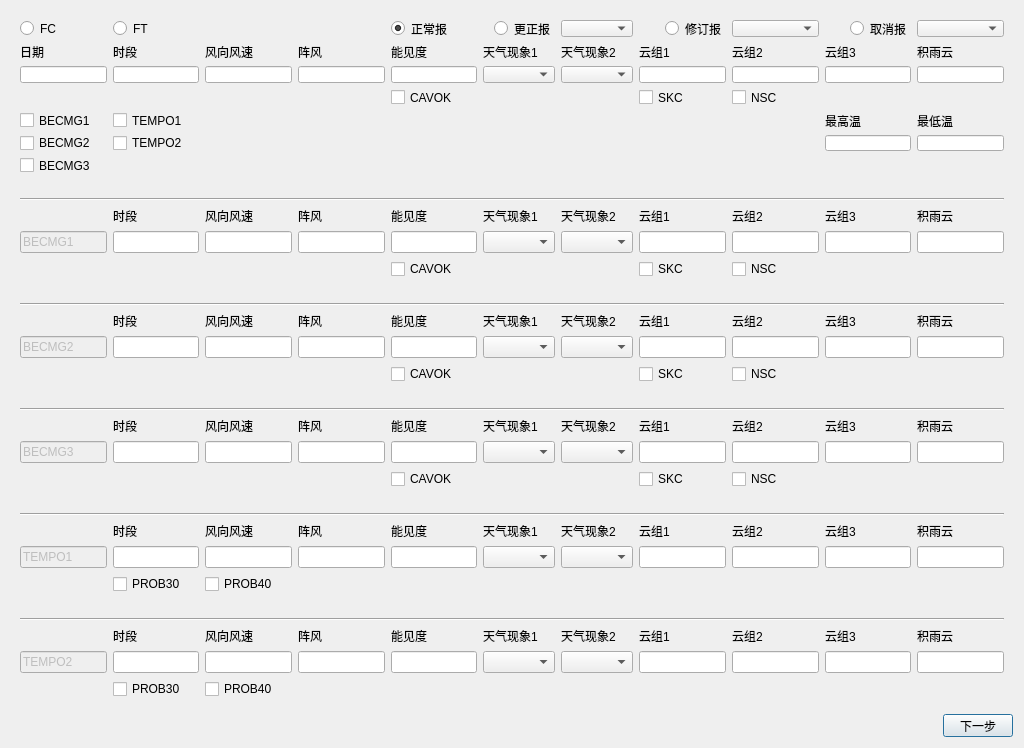
<?xml version="1.0" encoding="UTF-8"?>
<ui version="4.0">
 <class>TAF</class>
 <widget class="QDialog" name="TAF">
  <property name="geometry">
   <rect>
    <x>0</x>
    <y>0</y>
    <width>1024</width>
    <height>665</height>
   </rect>
  </property>
  <property name="maximumSize">
   <size>
    <width>1024</width>
    <height>16777215</height>
   </size>
  </property>
  <property name="windowTitle">
   <string>Dialog</string>
  </property>
  <layout class="QVBoxLayout" name="verticalLayout">
   <property name="sizeConstraint">
    <enum>QLayout::SetMinAndMaxSize</enum>
   </property>
   <item>
    <widget class="QFrame" name="main_frame">
     <property name="maximumSize">
      <size>
       <width>16777215</width>
       <height>172</height>
      </size>
     </property>
     <layout class="QVBoxLayout" name="main">
      <property name="sizeConstraint">
       <enum>QLayout::SetDefaultConstraint</enum>
      </property>
      <item>
       <layout class="QGridLayout" name="main_layout">
        <item row="5" column="1">
         <widget class="QCheckBox" name="tempo1_checkbox">
          <property name="text">
           <string>TEMPO1</string>
          </property>
         </widget>
        </item>
        <item row="6" column="0">
         <widget class="QCheckBox" name="becmg2_checkbox">
          <property name="text">
           <string>BECMG2</string>
          </property>
         </widget>
        </item>
        <item row="2" column="7">
         <widget class="QLabel" name="taf_cloud1_label">
          <property name="text">
           <string>云组1</string>
          </property>
         </widget>
        </item>
        <item row="2" column="8">
         <widget class="QLabel" name="taf_cloud2_label">
          <property name="text">
           <string>云组2</string>
          </property>
         </widget>
        </item>
        <item row="3" column="8">
         <widget class="QLineEdit" name="taf_cloud2"/>
        </item>
        <item row="3" column="3">
         <widget class="QLineEdit" name="taf_gust"/>
        </item>
        <item row="4" column="7">
         <widget class="QCheckBox" name="taf_skc">
          <property name="text">
           <string>SKC</string>
          </property>
         </widget>
        </item>
        <item row="4" column="8">
         <widget class="QCheckBox" name="taf_nsc">
          <property name="text">
           <string>NSC</string>
          </property>
         </widget>
        </item>
        <item row="2" column="9">
         <widget class="QLabel" name="taf_cloud3_label">
          <property name="text">
           <string>云组3</string>
          </property>
         </widget>
        </item>
        <item row="3" column="5">
         <widget class="QComboBox" name="taf_weather1_combobox"/>
        </item>
        <item row="3" column="6">
         <widget class="QComboBox" name="taf_weather2_combobox"/>
        </item>
        <item row="3" column="4">
         <widget class="QLineEdit" name="taf_vis"/>
        </item>
        <item row="6" column="10">
         <widget class="QLineEdit" name="taf_temp_min"/>
        </item>
        <item row="0" column="8">
         <widget class="QComboBox" name="cls_amd_combobox"/>
        </item>
        <item row="0" column="6">
         <widget class="QComboBox" name="cls_cor_combobox"/>
        </item>
        <item row="0" column="9" alignment="Qt::AlignRight">
         <widget class="QRadioButton" name="cls_cnl">
          <property name="text">
           <string>取消报</string>
          </property>
         </widget>
        </item>
        <item row="0" column="4">
         <widget class="QRadioButton" name="cls_normal">
          <property name="text">
           <string>正常报</string>
          </property>
          <property name="checked">
           <bool>true</bool>
          </property>
         </widget>
        </item>
        <item row="5" column="10">
         <widget class="QLabel" name="taf_temp_min_label">
          <property name="text">
           <string>最低温</string>
          </property>
         </widget>
        </item>
        <item row="0" column="10">
         <widget class="QComboBox" name="cls_cnl_combobox"/>
        </item>
        <item row="6" column="1">
         <widget class="QCheckBox" name="tempo2_checkbox">
          <property name="text">
           <string>TEMPO2</string>
          </property>
         </widget>
        </item>
        <item row="2" column="0">
         <widget class="QLabel" name="taf_date_label">
          <property name="text">
           <string>日期</string>
          </property>
         </widget>
        </item>
        <item row="2" column="3">
         <widget class="QLabel" name="taf_gust_label">
          <property name="text">
           <string>阵风</string>
          </property>
         </widget>
        </item>
        <item row="3" column="1">
         <widget class="QLineEdit" name="period_line"/>
        </item>
        <item row="2" column="2">
         <widget class="QLabel" name="taf_wind_label">
          <property name="text">
           <string>风向风速</string>
          </property>
         </widget>
        </item>
        <item row="2" column="1">
         <widget class="QLabel" name="period_label">
          <property name="text">
           <string>时段</string>
          </property>
         </widget>
        </item>
        <item row="3" column="10">
         <widget class="QLineEdit" name="taf_cb"/>
        </item>
        <item row="2" column="10">
         <widget class="QLabel" name="taf_cb_label">
          <property name="text">
           <string>积雨云</string>
          </property>
         </widget>
        </item>
        <item row="5" column="0">
         <widget class="QCheckBox" name="becmg1_checkbox">
          <property name="text">
           <string>BECMG1</string>
          </property>
         </widget>
        </item>
        <item row="0" column="1">
         <widget class="QRadioButton" name="type_ft">
          <property name="text">
           <string>FT</string>
          </property>
         </widget>
        </item>
        <item row="8" column="0">
         <widget class="QCheckBox" name="becmg3_checkbox">
          <property name="text">
           <string>BECMG3</string>
          </property>
         </widget>
        </item>
        <item row="0" column="7" alignment="Qt::AlignRight">
         <widget class="QRadioButton" name="cls_amd">
          <property name="text">
           <string>修订报</string>
          </property>
         </widget>
        </item>
        <item row="3" column="9">
         <widget class="QLineEdit" name="taf_cloud3"/>
        </item>
        <item row="0" column="5" alignment="Qt::AlignRight">
         <widget class="QRadioButton" name="cls_cor">
          <property name="text">
           <string>更正报</string>
          </property>
         </widget>
        </item>
        <item row="0" column="0">
         <widget class="QRadioButton" name="type_fc">
          <property name="text">
           <string>FC</string>
          </property>
         </widget>
        </item>
        <item row="2" column="4">
         <widget class="QLabel" name="taf_vis_label">
          <property name="text">
           <string>能见度</string>
          </property>
         </widget>
        </item>
        <item row="3" column="0">
         <widget class="QLineEdit" name="taf_date"/>
        </item>
        <item row="0" column="2" colspan="2">
         <spacer name="horizontalSpacer">
          <property name="orientation">
           <enum>Qt::Horizontal</enum>
          </property>
          <property name="sizeHint" stdset="0">
           <size>
            <width>40</width>
            <height>20</height>
           </size>
          </property>
         </spacer>
        </item>
        <item row="2" column="5">
         <widget class="QLabel" name="taf_weather1_label">
          <property name="text">
           <string>天气现象1</string>
          </property>
         </widget>
        </item>
        <item row="6" column="9">
         <widget class="QLineEdit" name="taf_temp_max"/>
        </item>
        <item row="2" column="6">
         <widget class="QLabel" name="taf_weather2_label">
          <property name="text">
           <string>天气现象2</string>
          </property>
         </widget>
        </item>
        <item row="3" column="2">
         <widget class="QLineEdit" name="taf_wind"/>
        </item>
        <item row="4" column="4">
         <widget class="QCheckBox" name="taf_cavok">
          <property name="text">
           <string>CAVOK</string>
          </property>
         </widget>
        </item>
        <item row="5" column="9">
         <widget class="QLabel" name="taf_temp_max_label">
          <property name="text">
           <string>最高温</string>
          </property>
         </widget>
        </item>
        <item row="3" column="7">
         <widget class="QLineEdit" name="taf_cloud1"/>
        </item>
       </layout>
      </item>
     </layout>
    </widget>
   </item>
   <item>
    <widget class="QFrame" name="becmg1_frame">
     <layout class="QVBoxLayout" name="becmg1">
      <item>
       <layout class="QGridLayout" name="becmg1_layout">
        <item row="3" column="13">
         <widget class="QLineEdit" name="becmg1_cb"/>
        </item>
        <item row="1" column="11">
         <widget class="QLabel" name="becmg1_cloud2_label">
          <property name="text">
           <string>云组2</string>
          </property>
         </widget>
        </item>
        <item row="1" column="12">
         <widget class="QLabel" name="becmg1_cloud3_label">
          <property name="text">
           <string>云组3</string>
          </property>
         </widget>
        </item>
        <item row="1" column="5">
         <widget class="QLabel" name="becmg1_wind_label">
          <property name="text">
           <string>风向风速</string>
          </property>
         </widget>
        </item>
        <item row="3" column="4">
         <widget class="QLineEdit" name="becmg1_period"/>
        </item>
        <item row="1" column="6">
         <widget class="QLabel" name="becmg1_gust_label">
          <property name="text">
           <string>阵风</string>
          </property>
         </widget>
        </item>
        <item row="1" column="4">
         <widget class="QLabel" name="becmg1_period_label">
          <property name="text">
           <string>时段</string>
          </property>
         </widget>
        </item>
        <item row="1" column="7">
         <widget class="QLabel" name="becmg1_vis_label">
          <property name="text">
           <string>能见度</string>
          </property>
         </widget>
        </item>
        <item row="1" column="9">
         <widget class="QLabel" name="becmg1_weather2_label">
          <property name="text">
           <string>天气现象2</string>
          </property>
         </widget>
        </item>
        <item row="3" column="10">
         <widget class="QLineEdit" name="becmg1_cloud1"/>
        </item>
        <item row="3" column="7">
         <widget class="QLineEdit" name="becmg1_vis"/>
        </item>
        <item row="3" column="5">
         <widget class="QLineEdit" name="becmg1_wind"/>
        </item>
        <item row="3" column="3">
         <widget class="QLineEdit" name="becmg1_title">
          <property name="enabled">
           <bool>false</bool>
          </property>
          <property name="text">
           <string>BECMG1</string>
          </property>
         </widget>
        </item>
        <item row="3" column="8">
         <widget class="QComboBox" name="becmg1_weather1"/>
        </item>
        <item row="0" column="3" colspan="11">
         <widget class="Line" name="becmg1_line">
          <property name="orientation">
           <enum>Qt::Horizontal</enum>
          </property>
         </widget>
        </item>
        <item row="3" column="9">
         <widget class="QComboBox" name="becmg1_weather2"/>
        </item>
        <item row="1" column="8">
         <widget class="QLabel" name="becmg1_weather1_label">
          <property name="text">
           <string>天气现象1</string>
          </property>
         </widget>
        </item>
        <item row="1" column="13">
         <widget class="QLabel" name="becmg1_cb_label">
          <property name="text">
           <string>积雨云</string>
          </property>
         </widget>
        </item>
        <item row="3" column="6">
         <widget class="QLineEdit" name="becmg1_gust"/>
        </item>
        <item row="3" column="11">
         <widget class="QLineEdit" name="becmg1_cloud2"/>
        </item>
        <item row="3" column="12">
         <widget class="QLineEdit" name="becmg1_cloud3"/>
        </item>
        <item row="1" column="10">
         <widget class="QLabel" name="becmg1_cloud1_label">
          <property name="text">
           <string>云组1</string>
          </property>
         </widget>
        </item>
        <item row="4" column="7">
         <widget class="QCheckBox" name="becmg1_cavok">
          <property name="text">
           <string>CAVOK</string>
          </property>
         </widget>
        </item>
        <item row="4" column="10">
         <widget class="QCheckBox" name="becmg1_skc">
          <property name="text">
           <string>SKC</string>
          </property>
         </widget>
        </item>
        <item row="4" column="11">
         <widget class="QCheckBox" name="becmg1_nsc">
          <property name="text">
           <string>NSC</string>
          </property>
         </widget>
        </item>
       </layout>
      </item>
     </layout>
    </widget>
   </item>
   <item>
    <widget class="QFrame" name="becmg2_frame">
     <layout class="QVBoxLayout" name="becmg2">
      <item>
       <layout class="QGridLayout" name="becmg2_layout">
        <item row="3" column="6">
         <widget class="QLineEdit" name="becmg2_gust"/>
        </item>
        <item row="1" column="13">
         <widget class="QLabel" name="becmg2_cb_label">
          <property name="text">
           <string>积雨云</string>
          </property>
         </widget>
        </item>
        <item row="3" column="11">
         <widget class="QLineEdit" name="becmg2_cloud2"/>
        </item>
        <item row="3" column="12">
         <widget class="QLineEdit" name="becmg2_cloud3"/>
        </item>
        <item row="1" column="5">
         <widget class="QLabel" name="becmg2_wind_label">
          <property name="text">
           <string>风向风速</string>
          </property>
         </widget>
        </item>
        <item row="1" column="10">
         <widget class="QLabel" name="becmg2_cloud1_label">
          <property name="text">
           <string>云组1</string>
          </property>
         </widget>
        </item>
        <item row="1" column="12">
         <widget class="QLabel" name="becmg2_cloud3_label">
          <property name="text">
           <string>云组3</string>
          </property>
         </widget>
        </item>
        <item row="1" column="11">
         <widget class="QLabel" name="becmg2_cloud2_label">
          <property name="text">
           <string>云组2</string>
          </property>
         </widget>
        </item>
        <item row="3" column="13">
         <widget class="QLineEdit" name="becmg2_cb"/>
        </item>
        <item row="1" column="6">
         <widget class="QLabel" name="becmg2_gust_label">
          <property name="text">
           <string>阵风</string>
          </property>
         </widget>
        </item>
        <item row="1" column="4">
         <widget class="QLabel" name="becmg2_period_label">
          <property name="text">
           <string>时段</string>
          </property>
         </widget>
        </item>
        <item row="3" column="4">
         <widget class="QLineEdit" name="becmg2_period"/>
        </item>
        <item row="3" column="7">
         <widget class="QLineEdit" name="becmg2_vis"/>
        </item>
        <item row="3" column="5">
         <widget class="QLineEdit" name="becmg2_wind"/>
        </item>
        <item row="3" column="10">
         <widget class="QLineEdit" name="becmg2_cloud1"/>
        </item>
        <item row="1" column="7">
         <widget class="QLabel" name="becmg2_vis_label">
          <property name="text">
           <string>能见度</string>
          </property>
         </widget>
        </item>
        <item row="1" column="9">
         <widget class="QLabel" name="becmg2_weather2_label">
          <property name="text">
           <string>天气现象2</string>
          </property>
         </widget>
        </item>
        <item row="1" column="8">
         <widget class="QLabel" name="becmg2_weather1_label">
          <property name="text">
           <string>天气现象1</string>
          </property>
         </widget>
        </item>
        <item row="3" column="9">
         <widget class="QComboBox" name="becmg2_weather2"/>
        </item>
        <item row="0" column="3" colspan="11">
         <widget class="Line" name="becmg2_line">
          <property name="orientation">
           <enum>Qt::Horizontal</enum>
          </property>
         </widget>
        </item>
        <item row="3" column="3">
         <widget class="QLineEdit" name="becmg2_title">
          <property name="enabled">
           <bool>false</bool>
          </property>
          <property name="text">
           <string>BECMG2</string>
          </property>
         </widget>
        </item>
        <item row="3" column="8">
         <widget class="QComboBox" name="becmg2_weather1"/>
        </item>
        <item row="4" column="7">
         <widget class="QCheckBox" name="becmg2_cavok">
          <property name="text">
           <string>CAVOK</string>
          </property>
         </widget>
        </item>
        <item row="4" column="10">
         <widget class="QCheckBox" name="becmg2_skc">
          <property name="text">
           <string>SKC</string>
          </property>
         </widget>
        </item>
        <item row="4" column="11">
         <widget class="QCheckBox" name="becmg2_nsc">
          <property name="text">
           <string>NSC</string>
          </property>
         </widget>
        </item>
       </layout>
      </item>
     </layout>
    </widget>
   </item>
   <item>
    <widget class="QFrame" name="becmg3_frame">
     <layout class="QVBoxLayout" name="becmg3">
      <item>
       <layout class="QGridLayout" name="becmg3_layout">
        <item row="1" column="13">
         <widget class="QLabel" name="becmg3_cb_label">
          <property name="text">
           <string>积雨云</string>
          </property>
         </widget>
        </item>
        <item row="3" column="12">
         <widget class="QLineEdit" name="becmg3_cloud3"/>
        </item>
        <item row="3" column="6">
         <widget class="QLineEdit" name="becmg3_gust"/>
        </item>
        <item row="1" column="10">
         <widget class="QLabel" name="becmg3_cloud1_label">
          <property name="text">
           <string>云组1</string>
          </property>
         </widget>
        </item>
        <item row="1" column="12">
         <widget class="QLabel" name="becmg3_cloud3_label">
          <property name="text">
           <string>云组3</string>
          </property>
         </widget>
        </item>
        <item row="3" column="11">
         <widget class="QLineEdit" name="becmg3_cloud2"/>
        </item>
        <item row="1" column="5">
         <widget class="QLabel" name="becmg3_wind_label">
          <property name="text">
           <string>风向风速</string>
          </property>
         </widget>
        </item>
        <item row="1" column="11">
         <widget class="QLabel" name="becmg3_cloud2_label">
          <property name="text">
           <string>云组2</string>
          </property>
         </widget>
        </item>
        <item row="3" column="13">
         <widget class="QLineEdit" name="becmg3_cb"/>
        </item>
        <item row="3" column="4">
         <widget class="QLineEdit" name="becmg3_period"/>
        </item>
        <item row="1" column="6">
         <widget class="QLabel" name="becmg3_gust_label">
          <property name="text">
           <string>阵风</string>
          </property>
         </widget>
        </item>
        <item row="1" column="4">
         <widget class="QLabel" name="becmg3_period_label">
          <property name="text">
           <string>时段</string>
          </property>
         </widget>
        </item>
        <item row="1" column="7">
         <widget class="QLabel" name="becmg3_vis_label">
          <property name="text">
           <string>能见度</string>
          </property>
         </widget>
        </item>
        <item row="1" column="9">
         <widget class="QLabel" name="becmg3_weather2_label">
          <property name="text">
           <string>天气现象2</string>
          </property>
         </widget>
        </item>
        <item row="3" column="5">
         <widget class="QLineEdit" name="becmg3_wind"/>
        </item>
        <item row="3" column="10">
         <widget class="QLineEdit" name="becmg3_cloud1"/>
        </item>
        <item row="3" column="7">
         <widget class="QLineEdit" name="becmg3_vis"/>
        </item>
        <item row="3" column="8">
         <widget class="QComboBox" name="becmg3_weather1"/>
        </item>
        <item row="3" column="3">
         <widget class="QLineEdit" name="becmg3_title">
          <property name="enabled">
           <bool>false</bool>
          </property>
          <property name="text">
           <string>BECMG3</string>
          </property>
         </widget>
        </item>
        <item row="3" column="9">
         <widget class="QComboBox" name="becmg3_weather2"/>
        </item>
        <item row="0" column="3" colspan="11">
         <widget class="Line" name="becmg3_line">
          <property name="orientation">
           <enum>Qt::Horizontal</enum>
          </property>
         </widget>
        </item>
        <item row="1" column="8">
         <widget class="QLabel" name="becmg3_weather1_label">
          <property name="text">
           <string>天气现象1</string>
          </property>
         </widget>
        </item>
        <item row="4" column="7">
         <widget class="QCheckBox" name="becmg3_cavok">
          <property name="text">
           <string>CAVOK</string>
          </property>
         </widget>
        </item>
        <item row="4" column="10">
         <widget class="QCheckBox" name="becmg3_skc">
          <property name="text">
           <string>SKC</string>
          </property>
         </widget>
        </item>
        <item row="4" column="11">
         <widget class="QCheckBox" name="becmg3_nsc">
          <property name="text">
           <string>NSC</string>
          </property>
         </widget>
        </item>
       </layout>
      </item>
     </layout>
    </widget>
   </item>
   <item>
    <widget class="QFrame" name="tempo1_frame">
     <layout class="QVBoxLayout" name="tempo1">
      <item>
       <layout class="QGridLayout" name="tempo1_layout">
        <item row="1" column="12">
         <widget class="QLabel" name="tempo1_cloud3_label">
          <property name="text">
           <string>云组3</string>
          </property>
         </widget>
        </item>
        <item row="1" column="11">
         <widget class="QLabel" name="tempo1_cloud2_label">
          <property name="text">
           <string>云组2</string>
          </property>
         </widget>
        </item>
        <item row="1" column="5">
         <widget class="QLabel" name="tempo1_wind_label">
          <property name="text">
           <string>风向风速</string>
          </property>
         </widget>
        </item>
        <item row="3" column="13">
         <widget class="QLineEdit" name="tempo1_cb"/>
        </item>
        <item row="1" column="4">
         <widget class="QLabel" name="tempo1_period_label">
          <property name="text">
           <string>时段</string>
          </property>
         </widget>
        </item>
        <item row="3" column="4">
         <widget class="QLineEdit" name="tempo1_period"/>
        </item>
        <item row="1" column="6">
         <widget class="QLabel" name="tempo1_gust_label">
          <property name="text">
           <string>阵风</string>
          </property>
         </widget>
        </item>
        <item row="1" column="7">
         <widget class="QLabel" name="tempo1_vis_label">
          <property name="text">
           <string>能见度</string>
          </property>
         </widget>
        </item>
        <item row="3" column="5">
         <widget class="QLineEdit" name="tempo1_wind"/>
        </item>
        <item row="1" column="9">
         <widget class="QLabel" name="tempo1_weather2_label">
          <property name="text">
           <string>天气现象2</string>
          </property>
         </widget>
        </item>
        <item row="3" column="10">
         <widget class="QLineEdit" name="tempo1_cloud1"/>
        </item>
        <item row="3" column="9">
         <widget class="QComboBox" name="tempo1_weather2"/>
        </item>
        <item row="3" column="7">
         <widget class="QLineEdit" name="tempo1_vis"/>
        </item>
        <item row="3" column="8">
         <widget class="QComboBox" name="tempo1_weather1"/>
        </item>
        <item row="3" column="3">
         <widget class="QLineEdit" name="tempo1_title">
          <property name="enabled">
           <bool>false</bool>
          </property>
          <property name="text">
           <string>TEMPO1</string>
          </property>
         </widget>
        </item>
        <item row="1" column="8">
         <widget class="QLabel" name="tempo1_weather1_label">
          <property name="text">
           <string>天气现象1</string>
          </property>
         </widget>
        </item>
        <item row="0" column="3" colspan="11">
         <widget class="Line" name="tempo1_line">
          <property name="orientation">
           <enum>Qt::Horizontal</enum>
          </property>
         </widget>
        </item>
        <item row="3" column="6">
         <widget class="QLineEdit" name="tempo1_gust"/>
        </item>
        <item row="1" column="10">
         <widget class="QLabel" name="tempo1_cloud1_label">
          <property name="text">
           <string>云组1</string>
          </property>
         </widget>
        </item>
        <item row="1" column="13">
         <widget class="QLabel" name="tempo1_cb_label">
          <property name="text">
           <string>积雨云</string>
          </property>
         </widget>
        </item>
        <item row="3" column="11">
         <widget class="QLineEdit" name="tempo1_cloud2"/>
        </item>
        <item row="3" column="12">
         <widget class="QLineEdit" name="tempo1_cloud3"/>
        </item>
        <item row="4" column="4">
         <widget class="QCheckBox" name="tempo1_prob30">
          <property name="text">
           <string>PROB30</string>
          </property>
         </widget>
        </item>
        <item row="4" column="5">
         <widget class="QCheckBox" name="tempo1_prob40">
          <property name="text">
           <string>PROB40</string>
          </property>
         </widget>
        </item>
       </layout>
      </item>
     </layout>
    </widget>
   </item>
   <item>
    <widget class="QFrame" name="tempo2_frame">
     <layout class="QVBoxLayout" name="tempo2">
      <item>
       <layout class="QGridLayout" name="tempo2_layout">
        <item row="1" column="12">
         <widget class="QLabel" name="tempo2_cloud3_label">
          <property name="text">
           <string>云组3</string>
          </property>
         </widget>
        </item>
        <item row="1" column="11">
         <widget class="QLabel" name="tempo2_cloud2_label">
          <property name="text">
           <string>云组2</string>
          </property>
         </widget>
        </item>
        <item row="1" column="5">
         <widget class="QLabel" name="tempo2_wind_label">
          <property name="text">
           <string>风向风速</string>
          </property>
         </widget>
        </item>
        <item row="3" column="13">
         <widget class="QLineEdit" name="tempo2_cb"/>
        </item>
        <item row="1" column="4">
         <widget class="QLabel" name="tempo2_period_label">
          <property name="text">
           <string>时段</string>
          </property>
         </widget>
        </item>
        <item row="3" column="4">
         <widget class="QLineEdit" name="tempo2_period"/>
        </item>
        <item row="1" column="6">
         <widget class="QLabel" name="tempo2_gust_label">
          <property name="text">
           <string>阵风</string>
          </property>
         </widget>
        </item>
        <item row="1" column="7">
         <widget class="QLabel" name="tempo2_vis_label">
          <property name="text">
           <string>能见度</string>
          </property>
         </widget>
        </item>
        <item row="3" column="5">
         <widget class="QLineEdit" name="tempo2_wind"/>
        </item>
        <item row="1" column="9">
         <widget class="QLabel" name="tempo2_weather2_label">
          <property name="text">
           <string>天气现象2</string>
          </property>
         </widget>
        </item>
        <item row="3" column="10">
         <widget class="QLineEdit" name="tempo2_cloud1"/>
        </item>
        <item row="3" column="9">
         <widget class="QComboBox" name="tempo2_weather2"/>
        </item>
        <item row="3" column="7">
         <widget class="QLineEdit" name="tempo2_vis"/>
        </item>
        <item row="3" column="8">
         <widget class="QComboBox" name="tempo2_weather1"/>
        </item>
        <item row="3" column="3">
         <widget class="QLineEdit" name="tempo2_title">
          <property name="enabled">
           <bool>false</bool>
          </property>
          <property name="text">
           <string>TEMPO2</string>
          </property>
         </widget>
        </item>
        <item row="1" column="8">
         <widget class="QLabel" name="tempo2_weather1_label">
          <property name="text">
           <string>天气现象1</string>
          </property>
         </widget>
        </item>
        <item row="0" column="3" colspan="11">
         <widget class="Line" name="tempo2_line">
          <property name="orientation">
           <enum>Qt::Horizontal</enum>
          </property>
         </widget>
        </item>
        <item row="3" column="6">
         <widget class="QLineEdit" name="tempo2_gust"/>
        </item>
        <item row="1" column="10">
         <widget class="QLabel" name="tempo2_cloud1_label">
          <property name="text">
           <string>云组1</string>
          </property>
         </widget>
        </item>
        <item row="1" column="13">
         <widget class="QLabel" name="tempo2_cb_label">
          <property name="text">
           <string>积雨云</string>
          </property>
         </widget>
        </item>
        <item row="3" column="11">
         <widget class="QLineEdit" name="tempo2_cloud2"/>
        </item>
        <item row="3" column="12">
         <widget class="QLineEdit" name="tempo2_cloud3"/>
        </item>
        <item row="4" column="4">
         <widget class="QCheckBox" name="tempo2_prob30">
          <property name="text">
           <string>PROB30</string>
          </property>
         </widget>
        </item>
        <item row="4" column="5">
         <widget class="QCheckBox" name="tempo2_prob40">
          <property name="text">
           <string>PROB40</string>
          </property>
         </widget>
        </item>
       </layout>
      </item>
     </layout>
    </widget>
   </item>
   <item alignment="Qt::AlignRight|Qt::AlignBottom">
    <widget class="QPushButton" name="taf_next">
     <property name="maximumSize">
      <size>
       <width>70</width>
       <height>23</height>
      </size>
     </property>
     <property name="text">
      <string>下一步</string>
     </property>
    </widget>
   </item>
  </layout>
 </widget>
 <resources/>
 <connections/>
</ui>
